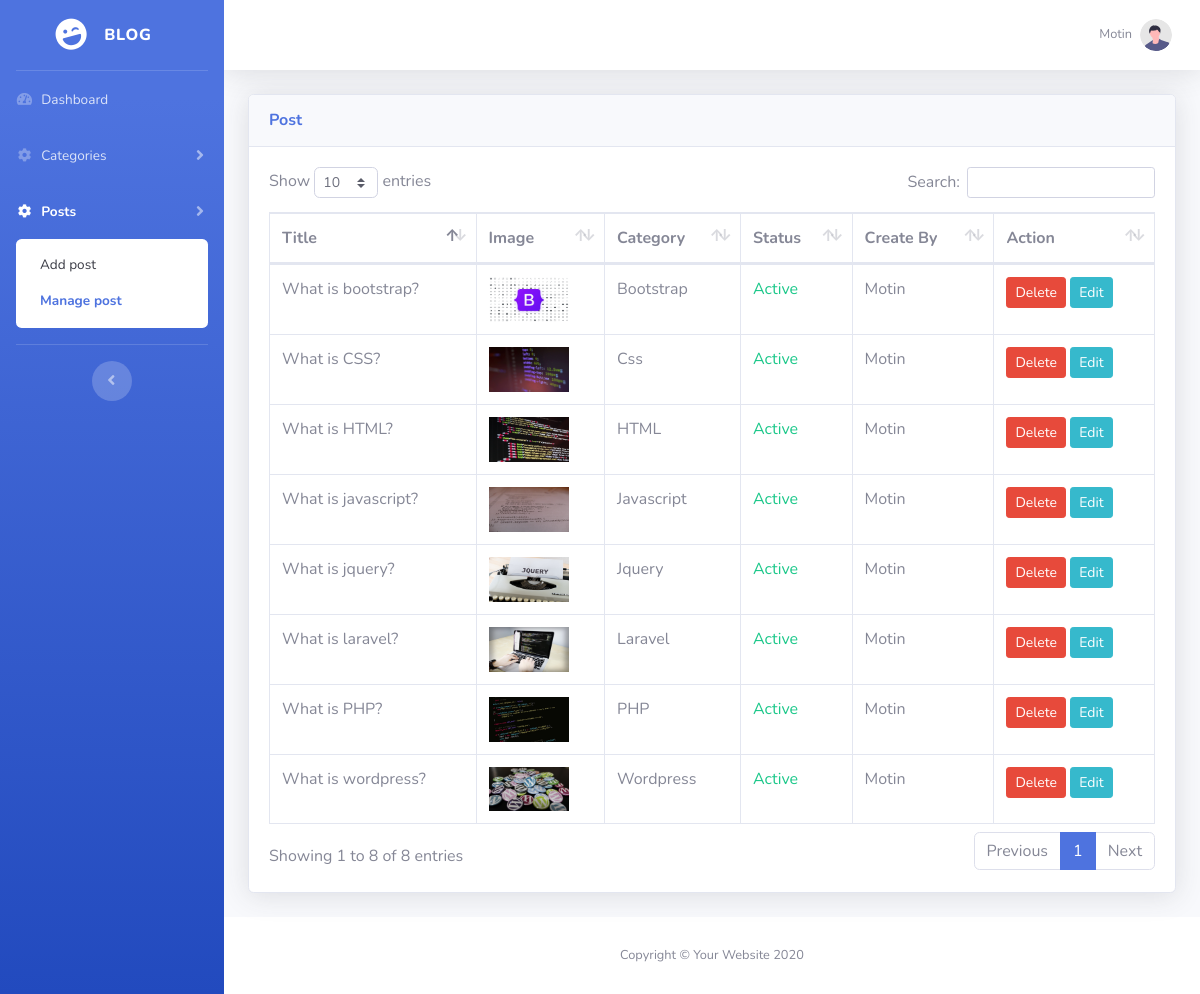
The app's page /admin/index.php?page=manage-post (signed in) with its own data.
### tables this page shows
CREATE TABLE `posts` (
  `id` int(5) NOT NULL,
  `cat_id` int(5) NOT NULL,
  `title` varchar(500) NOT NULL,
  `slug` varchar(500) NOT NULL,
  `content` longtext NOT NULL,
  `image` varchar(100) NOT NULL,
  `status` varchar(100) NOT NULL DEFAULT 'active',
  `user_id` int(5) NOT NULL,
  `created_at` timestamp NOT NULL DEFAULT current_timestamp(),
  `updated_at` timestamp NOT NULL DEFAULT current_timestamp() ON UPDATE current_timestamp()
);

CREATE TABLE `categories` (
  `id` int(5) NOT NULL,
  `name` varchar(100) NOT NULL,
  `slug` varchar(100) NOT NULL,
  `status` varchar(100) NOT NULL DEFAULT 'active',
  `create_by` varchar(100) NOT NULL,
  `create_at` timestamp NOT NULL DEFAULT current_timestamp(),
  `update_at` timestamp NOT NULL DEFAULT current_timestamp() ON UPDATE current_timestamp()
);

CREATE TABLE `users` (
  `id` int(5) NOT NULL,
  `name` varchar(100) NOT NULL,
  `email` varchar(100) NOT NULL,
  `password` varchar(100) NOT NULL,
  `profile` varchar(100) NOT NULL,
  `status` varchar(100) NOT NULL DEFAULT 'active',
  `created_at` timestamp NOT NULL DEFAULT current_timestamp(),
  `updated_at` timestamp NOT NULL DEFAULT current_timestamp() ON UPDATE current_timestamp()
);

### config/function.php (called while the page is built)
<?php
function getStatus($status)
{
    $data = [
        'inactive' => 'Inactive',
        'active' => 'Active',
    ];
    return $data[$status];
}
function getStatusColor($status)
{
    $data = [
        'inactive' => 'danger',
        'active' => 'success',
    ];
    return $data[$status];
}
?>

### admin/manage-post.php (the view, shortened to what this page needs)
<div class="card shadow mb-4">
    <div class="card-header py-3">
        <h6 class="m-0 font-weight-bold text-primary">Post</h6>
    </div>
    <div class="card-body">
        <div class="table-responsive">
            <table class="table table-bordered" id="dataTable" width="100%" cellspacing="0">
                <thead>
                    <tr>
                        <th>Title</th>
                        <th>Image</th>
                        <th>Category</th>
                        <th>Status</th>
                        <th>Create By</th>
                        <th>Action</th>
                    </tr>
                </thead>
                <tbody>
                    <?php
                    $result = mysqli_query($con, "SELECT * FROM `posts` ");
                    while($row = mysqli_fetch_assoc($result)){
                        ?>
                        <tr>
                            <td><?= $row["title"]; ?></td>
                            <td><img style="width:80px;" src="../images/post/<?= $row["image"]; ?>" alt=""></td>
                            <td>
                            <?php
                            $cat_id = $row["cat_id"];
                            $cat_info = mysqli_query($con, "SELECT * FROM `categories` WHERE `id` = '$cat_id' ");
                            $cat_row = mysqli_fetch_assoc($cat_info);
                            echo $cat_row["name"];
                            ?>
                            </td>
                            <td><span class="text-<?= getStatusColor($row['status']); ?>"><?= getStatus($row["status"]); ?></span></td>
                            <td>
                            <?php
                            $user_id = $row["user_id"];
                            $user_info = mysqli_query($con, "SELECT * FROM `users` WHERE `id` = '$user_id' ");
                            $user_row = mysqli_fetch_assoc($user_info);
                            echo $user_row["name"];
                            ?>
                            </td>
                            <td>
                                <a href="?page=manage-post&&delete=<?= $row['id']; ?>" class="btn btn-sm btn-danger">Delete</a>
                                <a href="?page=edit-post&&edit=<?= $row['id']; ?>" class="btn btn-sm btn-info">Edit</a>
                            </td>
                        </tr>
                        <?php
                    }
                    ?>
                </tbody>
            </table>
        </div>
    </div>
</div>

### admin/index.php (shortened to what this page needs)
<?php
require_once "../config/function.php";
if(isset($_GET["page"])){
    $page = $_GET["page"].'.php';
}else{
    $page = "dashboard.php";
}
?>
<!DOCTYPE html>
<html lang="en">
<head>
    <link href="../assets/backend_file/vendor/fontawesome-free/css/all.min.css" rel="stylesheet" type="text/css">
    <link href="../assets/backend_file/css/sb-admin-2.min.css" rel="stylesheet">
    <link href="../assets/backend_file/vendor/datatables/dataTables.bootstrap4.min.css" rel="stylesheet">
</head>
<body id="page-top">
    <div id="wrapper">
        <ul class="navbar-nav bg-gradient-primary sidebar sidebar-dark accordion" id="accordionSidebar">
            <a class="sidebar-brand d-flex align-items-center justify-content-center" href="index.php">
                <div class="sidebar-brand-icon rotate-n-15">
                    <i class="fas fa-laugh-wink"></i>
                </div>
                <div class="sidebar-brand-text mx-3">Blog</div>
            </a>
            <hr class="sidebar-divider my-0">
            <li class="nav-item <?= $page == 'dashboard.php' ? 'active':''; ?>">
                <a class="nav-link" href="index.php?page=dashboard">
                    <i class="fas fa-fw fa-tachometer-alt"></i>
                    <span>Dashboard</span>
                </a>
            </li>
            <li class="nav-item <?= $page == 'add-category.php' ? 'active':''; ?> <?= $page == 'manage-category.php' ? 'active':''; ?>">
                <a class="nav-link collapsed" href="#" data-toggle="collapse" data-target="#category"
                    aria-expanded="true" aria-controls="collapseTwo">
                    <i class="fas fa-fw fa-cog"></i>
                    <span>Categories</span>
                </a>
            </li>
            <li class="nav-item <?= $page == 'add-post.php' ? 'active':''; ?> <?= $page == 'manage-post.php' ? 'active':''; ?>">
                <a class="nav-link collapsed" href="#" data-toggle="collapse" data-target="#post"
                    aria-expanded="true" aria-controls="collapseTwo">
                    <i class="fas fa-fw fa-cog"></i>
                    <span>Posts</span>
                </a>
                <div id="post" class="collapse <?= $page == 'add-post.php' ? 'show':''; ?> <?= $page == 'manage-post.php' ? 'show':''; ?>" aria-labelledby="headingTwo" data-parent="#accordionSidebar">
                    <div class="bg-white py-2 collapse-inner rounded">
                        <a class="collapse-item <?= $page == 'add-post.php' ? 'active':''; ?>" href="index.php?page=add-post">Add post</a>
                        <a class="collapse-item <?= $page == 'manage-post.php' ? 'active':''; ?>" href="index.php?page=manage-post">Manage post</a>
                    </div>
                </div>
            </li>
            <hr class="sidebar-divider d-none d-md-block">
            <div class="text-center d-none d-md-inline">
                <button class="rounded-circle border-0" id="sidebarToggle"></button>
            </div>
        </ul>
        <div id="content-wrapper" class="d-flex flex-column">
            <div id="content">
                <nav class="navbar navbar-expand navbar-light bg-white topbar mb-4 static-top shadow">
                    <ul class="navbar-nav ml-auto">
                        <li class="nav-item dropdown no-arrow">
                            <a class="nav-link dropdown-toggle" href="#" id="userDropdown" role="button"
                                data-toggle="dropdown" aria-haspopup="true" aria-expanded="false">
                                <span class="mr-2 d-none d-lg-inline text-gray-600 small"><?= ucwords($_SESSION["name"]); ?></span>
                                <img class="img-profile rounded-circle"
                                    src="../assets/backend_file/img/undraw_profile.svg">
                            </a>
                        </li>
                    </ul>
                </nav>
                <div class="container-fluid">
                    <?php
                    if(file_exists($page)){
                        require_once "$page";
                    }else{
                        require_once "404.php";
                    }
                    ?>
                </div>
            </div>
            <footer class="sticky-footer bg-white">
                <div class="container my-auto">
                    <div class="copyright text-center my-auto">
                        <span>Copyright &copy; Your Website 2020</span>
                    </div>
                </div>
            </footer>
        </div>
    </div>
</body>
</html>

### records on screen
posts: title "What is HTML?", image (picture), categories.name "HTML", status "Active", user.name "Motin"
posts: title "What is CSS?", image (picture), categories.name "Css", status "Active", user.name "Motin"
posts: title "What is javascript?", image (picture), categories.name "Javascript", status "Active", user.name "Motin"
posts: title "What is jquery?", image (picture), categories.name "Jquery", status "Active", user.name "Motin"
posts: title "What is bootstrap?", image (picture), categories.name "Bootstrap", status "Active", user.name "Motin"
posts: title "What is PHP?", image (picture), categories.name "PHP", status "Active", user.name "Motin"
posts: title "What is laravel?", image (picture), categories.name "Laravel", status "Active", user.name "Motin"
posts: title "What is wordpress?", image (picture), categories.name "Wordpress", status "Active", user.name "Motin"

### other values on screen
$_SESSION["name"] "Motin"
